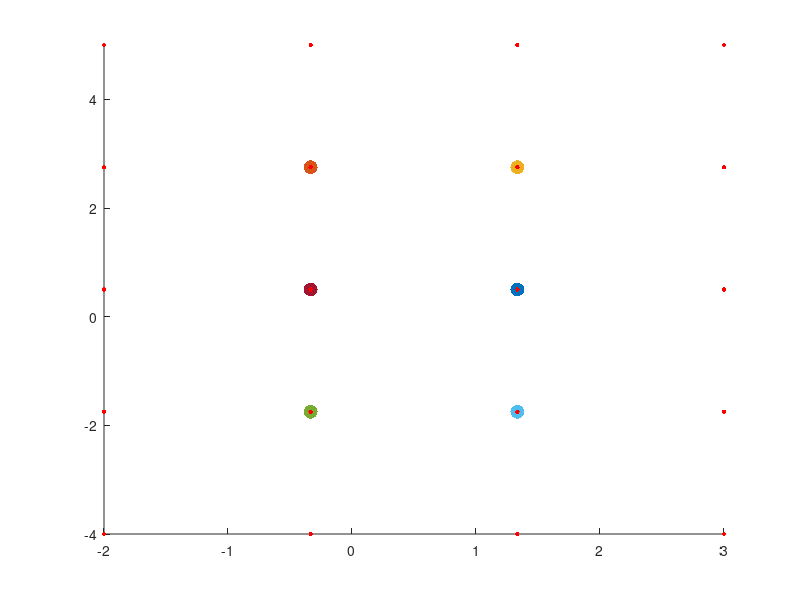

MATLAB code to generate this figure:
clear;
clf;

x_min = -2;
x_max = 3;
y_min = -4;
y_max = 5;
z_min = -6;
z_max = 7;

x_nodes = 2;
y_nodes = 3;
z_nodes = 4;

xlimits = [x_min,x_max; y_min,y_max; z_min,z_max];	% state limits
%xlimits = [x_min,x_max; y_min,y_max];	% state limits

delta_x = (x_max-x_min)/(2*x_nodes+2);
delta_y = (y_max-y_min)/(2*y_nodes+2);
delta_z = (z_max-z_min)/(2*z_nodes+2);

figure(1);
hold on;
axis([x_min,x_max,y_min,y_max,z_min,z_max]);
%axis([x_min,x_max,y_min,y_max]);

for idx = 0:(x_nodes*y_nodes*z_nodes-1)
    x_coord = x_min + ( mod(idx,x_nodes)*2*delta_x ) + 2*delta_x;
    y_coord = y_min + ( mod(floor(idx/x_nodes),y_nodes)*2*delta_y ) + 2*delta_y;
    z_coord = z_min + ( mod(floor(idx/(x_nodes*y_nodes)),z_nodes)*2*delta_z ) + 2*delta_z;

    plot3(x_coord,y_coord,z_coord,'.','MarkerSize',30);
%    plot(x_coord,y_coord,'.','MarkerSize',30);
    

    for goal_idx = 0:(3^3)-1
        goal_x = x_coord + (mod(goal_idx,3)-1)*2*delta_x;
        goal_y = y_coord + (mod(floor(goal_idx/3),3)-1)*2*delta_y;
        goal_z = z_coord + (mod(floor(goal_idx/(3*3)),3)-1)*2*delta_z;
        plot3(goal_x,goal_y,goal_z,'r.','MarkerSize',10);
%        plot(goal_x,goal_y,'r.','MarkerSize',10);
        
%        lim_x = x_coord + (mod(goal_idx,3)-1)*3*delta_x;
%        lim_y = y_coord + (mod(floor(goal_idx/3),3)-1)*3*delta_y;
%        lim_z = z_coord + (mod(floor(goal_idx/(3*3)),3)-1)*3*delta_z;
%        plot3(lim_x,lim_y,lim_z,'k.','MarkerSize',10);
    end

    
end
